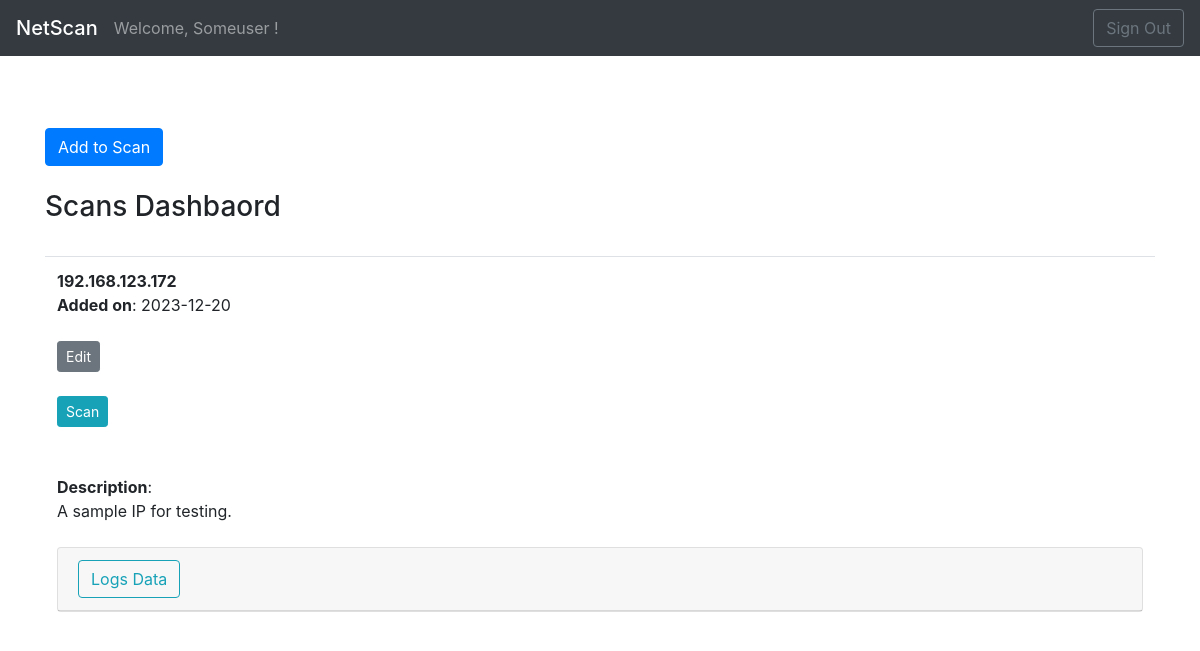
Page / (signed in) on the earlier database version.
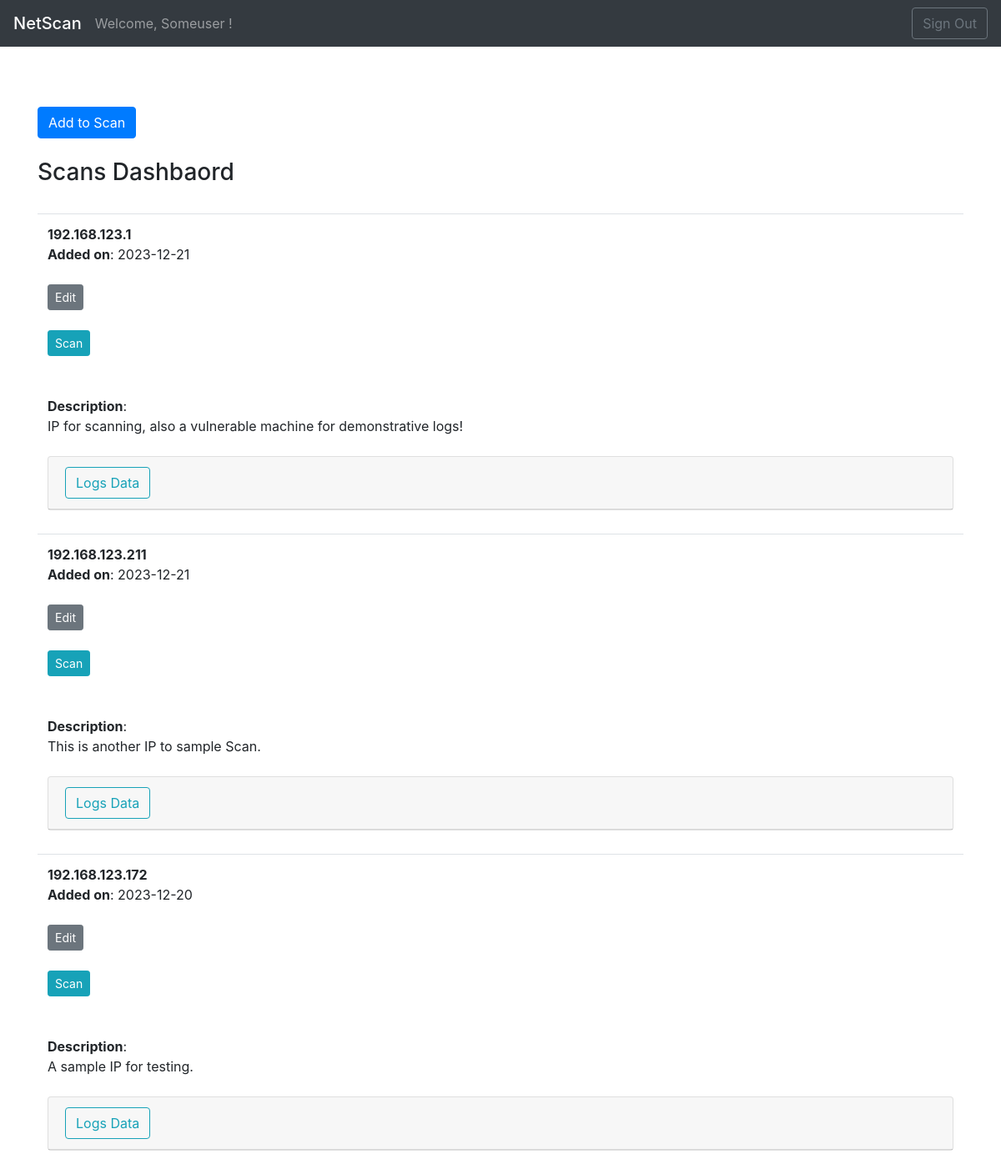
Same page on the later database version.
### tables this page shows
CREATE TABLE user (
  id INTEGER PRIMARY KEY AUTOINCREMENT,
  username TEXT UNIQUE NOT NULL,
  password TEXT NOT NULL
);

CREATE TABLE scan (
  id INTEGER PRIMARY KEY AUTOINCREMENT,
  scan_id INTEGER NOT NULL,
  created TIMESTAMP NOT NULL DEFAULT CURRENT_TIMESTAMP,
  ip_address VARCHAR(15),
  description VARCHAR(255) NOT NULL,
  scan_data TEXT,
  FOREIGN KEY (scan_id) REFERENCES user (id)
);

### flaskr/netscan.py (the view)
@bp.route('/')
def index():
    db = get_db()
    user_id = session.get('user_id')
    scans = db.execute(
        'SELECT s.id, ip_address, description, created, scan_data, scan_id, username'
        ' FROM scan s JOIN user u ON s.scan_id = u.id'
        ' WHERE u.id = ?'
        ' ORDER BY created DESC',
        (user_id,)
    ).fetchall()
    return render_template('netscan/index.html', scans=scans)

### flaskr/auth.py (called while the page is built)
@bp.before_app_request
def load_logged_in_user():
    user_id = session.get('user_id')
    if user_id is None:
        g.user = None
    else:
        g.user = get_db().execute(
            'SELECT * FROM user WHERE id = ?', (user_id,)
        ).fetchone()

### flaskr/db.py (called while the page is built)
def get_db():
    if 'db' not in g:
        g.db = sqlite3.connect(
            current_app.config['DATABASE'],
            detect_types=sqlite3.PARSE_DECLTYPES
        )
        g.db.row_factory = sqlite3.Row
    return g.db

### flaskr/templates/netscan/index.html (shortened to what this page needs)
{% extends 'base.html' %}
{% block content %}
  {% if g.user %}
  <br><br>
  <button type="button" class="btn btn-primary" data-toggle="modal" data-target="#exampleModal" data-whatever="@mdo">Add to Scan</button>
  {% endif %}
  <br><br>
  {% if g.user %}
  <h3>{% block title %}Scans Dashbaord {% endblock %}</h3><br>
    {% set count = namespace(value=0) %}
    {% for scan in scans %}
            <table class="table table-hover">
            <tr>
              <td>
              <b>{{ scan['ip_address'] }}</b>
              <br>
              <b>Added on</b>: {{ scan['created'].strftime('%Y-%m-%d') }}<br>
            <br>
            <a class="btn btn-secondary btn-sm" href="{{ url_for('netscan.update', id=scan['id']) }}">Edit</a><br><br>
            <form action="{{ url_for('netscan.scanning', id=scan['id']) }}" method="post">
              <input type="submit" class="btn btn-info btn-sm" value="Scan">
            </form>
            <br>
            <br>
            <b>Description</b>:<br>
            {{ scan['description'] }}
            <br><br>
            <div id="accordion">
              <div class="card">
                <div class="card-header" id="headingOne">
                  <h5 class="mb-0">
                    <button type=button class="btn btn-outline-info" data-toggle="collapse" data-target="#collapseOne{{count.value}}" aria-expanded="true" aria-controls="collapseOne{{count.value}}">
                    Logs Data
                    </button>
                  </h5>
                </div>
              </div>
              </td>
            </tr>
          </table>
          {% set count.value = count.value + 1 %}
    {% endfor %}
  {% else %}
  <center>
    <h3>Welcome to Netscan!</h3><br><br>
    <a href="{{ url_for('auth.login') }}" type="button" class="btn btn-primary btn-lg">Login</a><br><br>
    <a href="{{ url_for('auth.register') }}">Don't have an Account? Register!</a>
  <center>
  {% endif %}
{% endblock %}

### flaskr/templates/base.html (shortened to what this page needs)
<!doctype html>
<html lang="en">
  <head>
    <link rel="stylesheet" href="https://cdn.jsdelivr.net/npm/bootstrap@4.3.1/dist/css/bootstrap.min.css">
<nav class="navbar navbar-expand-lg navbar-dark bg-dark">
  <a class="navbar-brand navbar-brand mb-0 h1" href="#">NetScan</a>
  <div class="collapse navbar-collapse justify-content-end" id="navbarText">
    <ul class="navbar-nav mr-auto">
    {% if g.user %}
    <span class="navbar-text"> Welcome, {{ g.user['username'] | capitalize }} !
    </span>
    </ul>
    <ul class="navbar-nav">
    <li class="nav-item"><a class="btn btn-outline-secondary" href="{{ url_for('auth.logout') }}">Sign Out</a></li>
    {% else %}
      <li><a class="nav-link" href="{{ url_for('auth.register') }}">Register</a>
      <li><a class="nav-link" href="{{ url_for('auth.login') }}">Sign In</a>
    {% endif %}
    </ul>
  </div>
</nav>
  </head>
  <body>
      <br>
      <div class="container">
        {% block content %}
        {% endblock %}
      </div>
  </body>
</html>

Differences in the rows shown:
added scan: ip_address "192.168.123.1", created "2023-12-21", description "IP for scanning, also a vulnerable machine for demonstrative logs!"
added scan: ip_address "192.168.123.211", created "2023-12-21", description "This is another IP to sample Scan."
